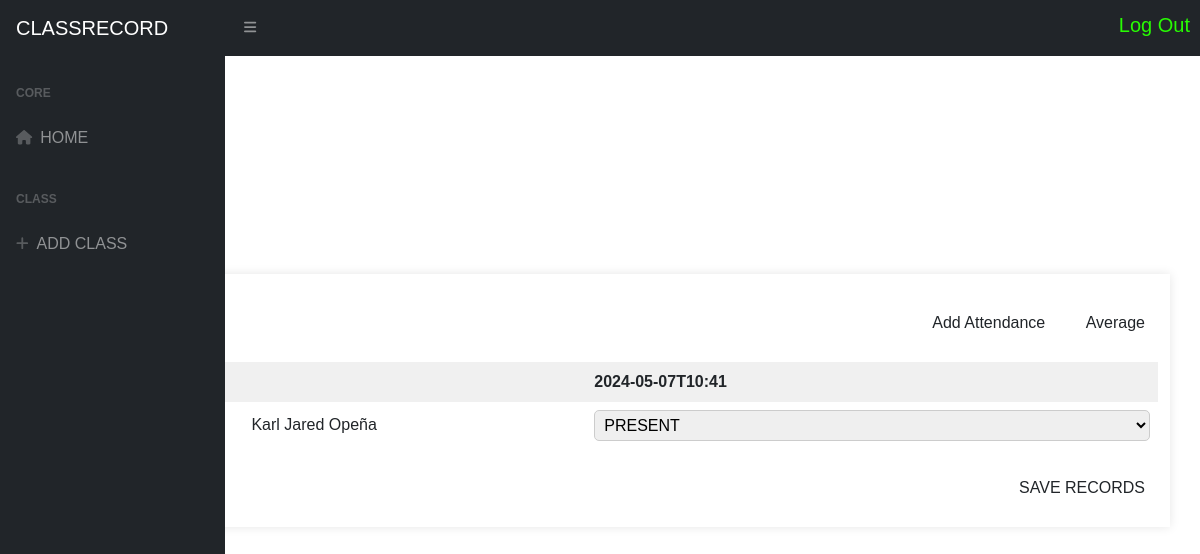
The app's page /attendance.php?class_id=9wlwbFf5ob with its own data.
### tables this page shows
CREATE TABLE `tblstudents` (
  `student_id` varchar(255) NOT NULL,
  `fname` varchar(255) DEFAULT NULL,
  `lastname` varchar(255) DEFAULT NULL,
  `middlename` varchar(255) DEFAULT NULL,
  `age` int(11) DEFAULT NULL,
  `class_id` varchar(255) NOT NULL
);

### attendance.php (the view, shortened to what this page needs)
<?php
require_once "config.php";
$class_id = isset($_GET['class_id']) ? $_GET['class_id'] : null;
$user_id = isset($_SESSION['user_id']) ? $_SESSION['user_id'] : null;
$sql_students = "SELECT * FROM tblstudents WHERE class_id = ?";
$stmt_students = $connection->prepare($sql_students);
$stmt_students->bind_param("s", $class_id);
$stmt_students->execute();
$result_students = $stmt_students->get_result();
$sql_attendance = "SELECT DISTINCT datetime FROM tblattendance WHERE class_id = ?";
$stmt_attendance = $connection->prepare($sql_attendance);
$stmt_attendance->bind_param("s", $class_id);
$stmt_attendance->execute();
$result_attendance = $stmt_attendance->get_result();
$uniqueDatetime = array();
$addAttendance = "addattendance.php?class_id=$class_id&user_id=$user_id";
$averageattendance = "attendanceaverage.php?class_id=$class_id&user_id=$user_id";
?>
<!DOCTYPE html>
<html lang="en">
<head>
</head>
<body class="sb-nav-fixed">
    <div id="layoutSidenav">
        <?php include 'sidebar.php'; ?>
        <?php include 'navbar.php'; ?>
        <div class="container">
            <div class="buttons">
                <a href="<?php echo $addAttendance; ?>" class="btn">Add Attendance</a>
                <a href="<?php echo $averageattendance ?>" class="btn">Average</a>
            </div>
            <form action="" method="post">
                <table>
                    <tr>
                        <th>Names</th>
                        <?php
                        while ($row_attendance = $result_attendance->fetch_assoc()) {
                            $datetimeValue = $row_attendance["datetime"];
                            echo "<th>" . $datetimeValue . "</th>";
                            $uniqueDatetime[] = $datetimeValue;
                        }
                        ?>
                    </tr>
                    <?php
                    while ($row_student = $result_students->fetch_assoc()) {
                        echo "<tr>";
                        echo "<td>" . $row_student["fname"] . " " . $row_student["lastname"] . "</td>";
                        foreach ($uniqueDatetime as $datetimeValue) {
                            echo "<td>";
                            $sql_get_record = "SELECT record FROM tblattendance WHERE class_id = ? AND student_id = ? AND datetime = ?";
                            $stmt_get_record = $connection->prepare($sql_get_record);
                            $stmt_get_record->bind_param("sss", $class_id, $row_student['student_id'], $datetimeValue);
                            $stmt_get_record->execute();
                            $result_get_record = $stmt_get_record->get_result();
                            $row_get_record = $result_get_record->fetch_assoc();
                            $record_value = isset($row_get_record['record']) ? $row_get_record['record'] : '';
                            echo "<select name='record[" . $row_student['student_id'] . "][$datetimeValue]'>";
                            echo "<option value='PRESENT' " . ($record_value == 'PRESENT' ? 'selected' : '') . ">PRESENT</option>";
                            echo "</select>";
                            echo "</td>";
                        }
                        echo "</tr>";
                    }
                    ?>
                </table>
                <div class="buttons">
                    <button type="submit" class="btn">SAVE RECORDS</button>
                </div>
            </form>
        </div>
</body>
</html>

### attendance.php (style rules this page uses)
* { font-family: Arial, sans-serif; box-sizing: border-box; }
body { margin: 0; padding: 0; display: flex; justify-content: center; align-items: center; min-height: 100vh; background-color: #f4f4f4; }
.container { width: 95%; max-width: 1000px; margin: 20px auto; padding: 20px; background: white; box-shadow: 0 0 10px rgba(0, 0, 0, 0.1); }
table { width: 100%; border-collapse: collapse; margin: 20px 0; }
th, td { border: 1px solid #ddd; padding: 8px; text-align: center; }
th { background-color: #f0f0f0; }
select { width: 100%; padding: 5px; border-radius: 5px; border: 1px solid #ccc; }
.buttons { text-align: right; margin-top: 10px; }
.btn { padding: 10px 20px; margin-left: 10px; background-color: #007bff; color: white; border: none; border-radius: 5px; cursor: pointer; text-decoration: none; }

### records on screen
tblstudents: fname "Karl Jared", lastname "Opeña", student "PRESENT"

### other values on screen
$datetimeValue "2024-05-07T10:41"
